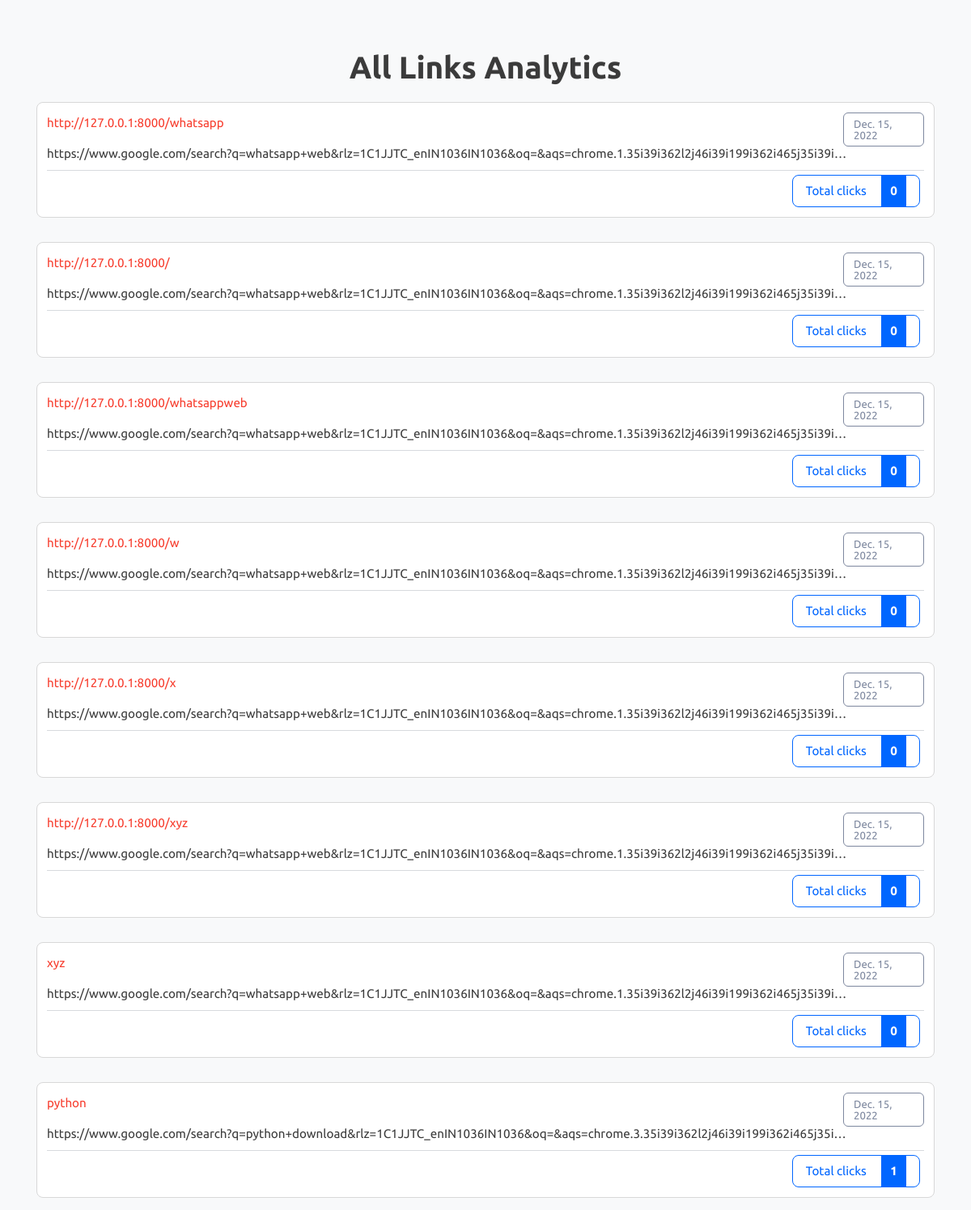
The app's page /analytics with its own data.
### url_shortener/models.py (models this page shows)
class LongToShort(models.Model):
    long_url=models.URLField(max_length=500)
    custom_name=models.CharField(max_length=50,unique=True)
    created_date=models.DateField(auto_now_add=True)
    visit_count=models.IntegerField(default=0)

### url_shortener/views.py (the view)
# urls.py: path('analytics',views.analytics),
def analytics(request):
    rows=LongToShort.objects.all()
    context={
        "rows":rows
    }
    return render(request,"analytics.html",context)

### url_shortener/templates/analytics.html (shortened to what this page needs)
{% load static %}
<!DOCTYPE html>
<html lang="en" class="">
<head>
	<link rel="stylesheet" href="{% static 'bootstrap.min.css' %}" type="text/css" media="screen">
	<link rel="stylesheet" href="{% static 'style.css' %}" type="text/css" media="screen">
</head>
<body class="pace-done lout_stats30">
	<main id="content" role="main" class="wyniki wyniki_all">
		<div class="container">
			<div class="row">
				<div class="col-12 page_log_in mt-0">
					<h2 class="h1" style="text-align: center;">All Links Analytics</h2>
				</div>
				{% for obj in rows %}
				<div class="url_options url_stats_o" id="1">
					<p class="data_link">{{ obj.created_date }}</p>
					<p class="url_link">
						{{ obj.long_url }}
					</p>
					<p id="link" class="link_element">
						<a href="/redirect/{{ obj.custom_name }}" class="short_url_l" target="blank">
							{{ obj.custom_name }}</a>
					</p>
					<div class="stats_total btn-cutt click_stats btn_norm">
						<div>Total clicks <strong class="allClicks">{{ obj.visit_count }}</strong></div>
					</div>
				</div>
				{% endfor %}
			</div>
		</div>
	</main>
</body>
</html>

### records on screen
LongToShort: created_date "Dec. 15, 2022", long_url "https://www.google.com/search?q=whatsapp+web&rlz=1C1JJTC_enIN1036IN1036&oq=&aqs=chrome.1.35i39i362l2j46i39i199i362i465j35i39i…", custom_name "http://127.0.0.1:8000/whatsapp", visit_count "0"
LongToShort: created_date "Dec. 15, 2022", long_url "https://www.google.com/search?q=whatsapp+web&rlz=1C1JJTC_enIN1036IN1036&oq=&aqs=chrome.1.35i39i362l2j46i39i199i362i465j35i39i…", custom_name "http://127.0.0.1:8000/", visit_count "0"
LongToShort: created_date "Dec. 15, 2022", long_url "https://www.google.com/search?q=whatsapp+web&rlz=1C1JJTC_enIN1036IN1036&oq=&aqs=chrome.1.35i39i362l2j46i39i199i362i465j35i39i…", custom_name "http://127.0.0.1:8000/whatsappweb", visit_count "0"
LongToShort: created_date "Dec. 15, 2022", long_url "https://www.google.com/search?q=whatsapp+web&rlz=1C1JJTC_enIN1036IN1036&oq=&aqs=chrome.1.35i39i362l2j46i39i199i362i465j35i39i…", custom_name "http://127.0.0.1:8000/w", visit_count "0"
LongToShort: created_date "Dec. 15, 2022", long_url "https://www.google.com/search?q=whatsapp+web&rlz=1C1JJTC_enIN1036IN1036&oq=&aqs=chrome.1.35i39i362l2j46i39i199i362i465j35i39i…", custom_name "http://127.0.0.1:8000/x", visit_count "0"
LongToShort: created_date "Dec. 15, 2022", long_url "https://www.google.com/search?q=whatsapp+web&rlz=1C1JJTC_enIN1036IN1036&oq=&aqs=chrome.1.35i39i362l2j46i39i199i362i465j35i39i…", custom_name "http://127.0.0.1:8000/xyz", visit_count "0"
LongToShort: created_date "Dec. 15, 2022", long_url "https://www.google.com/search?q=whatsapp+web&rlz=1C1JJTC_enIN1036IN1036&oq=&aqs=chrome.1.35i39i362l2j46i39i199i362i465j35i39i…", custom_name "xyz", visit_count "0"
LongToShort: created_date "Dec. 15, 2022", long_url "https://www.google.com/search?q=python+download&rlz=1C1JJTC_enIN1036IN1036&oq=&aqs=chrome.3.35i39i362l2j46i39i199i362i465j35i…", custom_name "python", visit_count "1"
